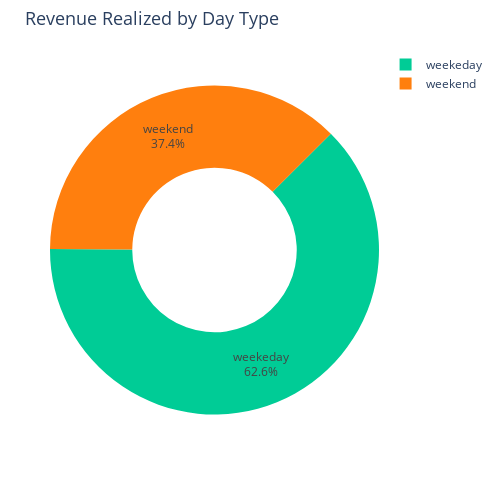

The cell this chart's notebook holds for it:
### Code cell
fig = px.pie(
    day_type_rev,
    names='day_type',
    values='revenue_realized',
    hole=0.5,  # Creates the donut hole
    color='day_type',
    color_discrete_map={'weekday': '#1f77b4', 'weekend': '#ff7f0e'},
    title='Revenue Realized by Day Type'
)

# Show percentages & values
fig.update_traces(
    textposition='inside',
    textinfo='percent+label',
    rotation=45
)
fig.update_layout(
    width=500, 
    height=500,   
    margin=dict(t=50, b=50, l=50, r=50), 
    title_font_size=18,
)

fig.show()

### Figure 1 — Plotly figure (JSON) as saved in the notebook; plotly's stock layout.template omitted (floating-point values rounded to 4 significant figures)
{"data": [{"customdata": [["weekeday"], ["weekend"]], "domain": {"x": [0, 1], "y": [0, 1]}, "hole": 0.5, "hovertemplate": "day_type=%{customdata[0]}<br>revenue_realized=%{value}<extra></extra>", "labels": ["weekeday", "weekend"], "legendgroup": "", "marker": {"colors": ["#00cc96", "#ff7f0e"]}, "name": "", "rotation": 45, "showlegend": true, "textinfo": "percent+label", "textposition": "inside", "type": "pie", "values": [1069624122, 638912477]}], "layout": {"height": 500, "legend": {"tracegroupgap": 0}, "margin": {"b": 50, "l": 50, "r": 50, "t": 50}, "title": {"font": {"size": 18}, "text": "Revenue Realized by Day Type"}, "width": 500}}
